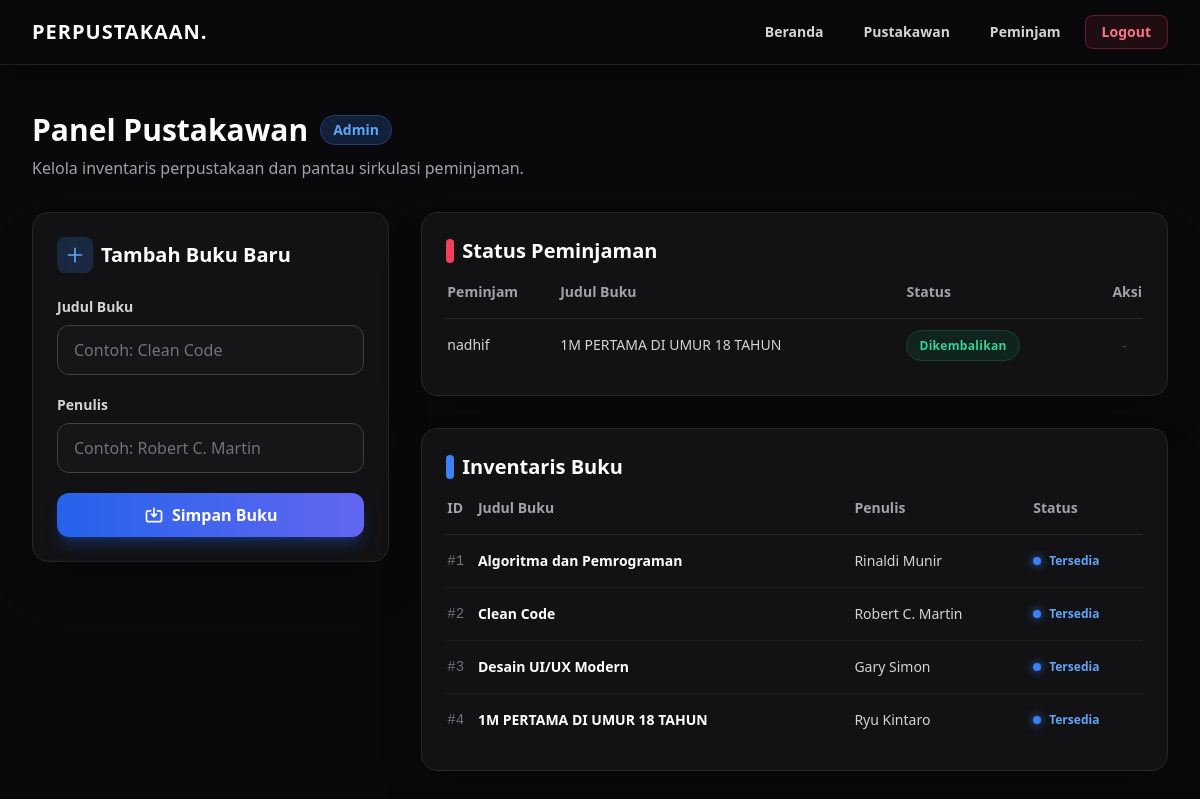
Screenshot of /pustakawan (signed in) with the database file from the repository.
### tables this page shows
CREATE TABLE borrowings
                   (
                       id
                       INTEGER
                       PRIMARY
                       KEY
                       AUTOINCREMENT,
                       book_id
                       INTEGER
                       NOT
                       NULL,
                       borrower_name
                       TEXT
                       NOT
                       NULL,
                       status
                       TEXT
                       NOT
                       NULL
                       DEFAULT
                       'Dipinjam',
                       FOREIGN
                       KEY
                   (
                       book_id
                   ) REFERENCES books
                   (
                       id
                   )
                       );

CREATE TABLE books
                   (
                       id
                       INTEGER
                       PRIMARY
                       KEY
                       AUTOINCREMENT,
                       title
                       TEXT
                       NOT
                       NULL,
                       author
                       TEXT
                       NOT
                       NULL,
                       is_available
                       BOOLEAN
                       NOT
                       NULL
                       DEFAULT
                       1
                   );

### app.py (the view, shortened to what this page needs)
@app.route('/pustakawan', methods=['GET', 'POST'])
def pustakawan():
    if not session.get('logged_in'):
        flash('Akses ditolak. Silakan login terlebih dahulu.', 'error')
        return redirect(url_for('login'))
    conn = get_db_connection()
    books = conn.execute('SELECT * FROM books').fetchall()
    borrowings = conn.execute('''
                              SELECT borrowings.id, borrowings.borrower_name, borrowings.status, books.title
                              FROM borrowings
                                       JOIN books ON borrowings.book_id = books.id
                              ''').fetchall()
    conn.close()
    return render_template('pustakawan.html', books=books, borrowings=borrowings)

### app.py (called while the page is built)
def get_db_connection():
    conn = sqlite3.connect('library.db')
    conn.row_factory = sqlite3.Row
    return conn

### Templates/pustakawan.html (shortened to what this page needs)
{% extends 'base.html' %}
{% block content %}
<div class="mb-8">
    <h1 class="text-3xl font-extrabold text-white mb-2 flex items-center gap-3">
        Panel Pustakawan
        <span class="bg-blue-500/20 text-blue-400 text-sm px-3 py-1 rounded-full border border-blue-500/30">Admin</span>
    </h1>
    <p class="text-zinc-400">Kelola inventaris perpustakaan dan pantau sirkulasi peminjaman.</p>
</div>
<div class="grid grid-cols-1 lg:grid-cols-3 gap-8">
    <div class="lg:col-span-1">
        <div class="glass hover-float rounded-2xl p-6 relative overflow-hidden group">
            <h2 class="text-xl font-bold text-white mb-6 flex items-center gap-2 relative z-10">
                <div class="p-2 bg-blue-500/20 rounded-lg text-blue-400">
                    <svg class="w-5 h-5" fill="none" stroke="currentColor" viewBox="0 0 24 24"><path stroke-linecap="round" stroke-linejoin="round" stroke-width="2" d="M12 4v16m8-8H4"></path></svg>
                </div>
                Tambah Buku Baru
            </h2>
            <form action="/pustakawan" method="POST" class="space-y-5 relative z-10">
                <div>
                    <label class="block text-sm font-semibold text-zinc-300 mb-2">Judul Buku</label>
                    <input type="text" name="title" required class="input-field" placeholder="Contoh: Clean Code">
                </div>
                <div>
                    <label class="block text-sm font-semibold text-zinc-300 mb-2">Penulis</label>
                    <input type="text" name="author" required class="input-field" placeholder="Contoh: Robert C. Martin">
                </div>
                <button type="submit" class="btn-primary w-full mt-4 flex justify-center items-center gap-2">
                    <svg class="w-5 h-5" fill="none" stroke="currentColor" viewBox="0 0 24 24"><path stroke-linecap="round" stroke-linejoin="round" stroke-width="2" d="M8 7H5a2 2 0 00-2 2v9a2 2 0 002 2h14a2 2 0 002-2V9a2 2 0 00-2-2h-3m-1 4l-3 3m0 0l-3-3m3 3V4"></path></svg>
                    Simpan Buku
                </button>
            </form>
        </div>
    </div>
    <div class="lg:col-span-2 space-y-8">
        <div class="glass rounded-2xl p-6 overflow-hidden">
            <h2 class="text-xl font-bold text-white mb-4 flex items-center gap-2">
                <span class="w-2 h-6 bg-rose-500 rounded-full"></span>
                Status Peminjaman
            </h2>
            <div class="overflow-x-auto">
                <table class="w-full text-left text-sm whitespace-nowrap">
                    <thead class="text-zinc-400 border-b border-zinc-800">
                        <tr>
                            <th class="pb-4 font-semibold">Peminjam</th>
                            <th class="pb-4 font-semibold">Judul Buku</th>
                            <th class="pb-4 font-semibold">Status</th>
                            <th class="pb-4 font-semibold text-right">Aksi</th>
                        </tr>
                    </thead>
                    <tbody class="divide-y divide-zinc-800/50 text-zinc-300">
                        {% for borrow in borrowings %}
                        <tr class="hover:bg-zinc-800/40 transition-colors group">
                            <td class="py-4 font-medium group-hover:text-white transition-colors">{{ borrow['borrower_name'] }}</td>
                            <td class="py-4">{{ borrow['title'] }}</td>
                            <td class="py-4">
                                {% if borrow['status'] == 'Dipinjam' %}
                                <span class="bg-rose-500/10 text-rose-400 text-xs px-3 py-1.5 rounded-full border border-rose-500/20 font-semibold tracking-wide">Dipinjam</span>
                                {% else %}
                                <span class="bg-emerald-500/10 text-emerald-400 text-xs px-3 py-1.5 rounded-full border border-emerald-500/20 font-semibold tracking-wide">Dikembalikan</span>
                                {% endif %}
                            </td>
                            <td class="py-4 text-right">
                                {% if borrow['status'] == 'Dipinjam' %}
                                {% for b in books if b.title == borrow.title %}
                                <a href="/return_book/{{ borrow['id'] }}/{{ b['id'] }}" class="text-xs font-bold text-white bg-zinc-700 hover:bg-emerald-500 hover:shadow-lg hover:shadow-emerald-500/30 px-4 py-2 rounded-xl transition-all duration-300 inline-block active:scale-95">Kembalikan</a>
                                {% endfor %}
                                {% else %}
                                <span class="text-zinc-600 text-xs font-medium px-4">-</span>
                                {% endif %}
                            </td>
                        </tr>
                        {% else %}
                        <tr>
                            <td colspan="4" class="py-8 text-center text-zinc-500 italic bg-zinc-900/20 rounded-lg mt-4">Belum ada riwayat peminjaman.</td>
                        </tr>
                        {% endfor %}
                    </tbody>
                </table>
            </div>
        </div>
        <div class="glass rounded-2xl p-6 overflow-hidden">
            <h2 class="text-xl font-bold text-white mb-4 flex items-center gap-2">
                <span class="w-2 h-6 bg-blue-500 rounded-full"></span>
                Inventaris Buku
            </h2>
            <div class="overflow-x-auto">
                <table class="w-full text-left text-sm whitespace-nowrap">
                    <thead class="text-zinc-400 border-b border-zinc-800">
                        <tr>
                            <th class="pb-4 font-semibold">ID</th>
                            <th class="pb-4 font-semibold">Judul Buku</th>
                            <th class="pb-4 font-semibold">Penulis</th>
                            <th class="pb-4 font-semibold">Status</th>
                        </tr>
                    </thead>
                    <tbody class="divide-y divide-zinc-800/50 text-zinc-300">
                        {% for book in books %}
                        <tr class="hover:bg-zinc-800/40 transition-colors group">
                            <td class="py-4 text-zinc-500 font-mono">#{{ book['id'] }}</td>
                            <td class="py-4 text-white font-semibold group-hover:text-blue-400 transition-colors">{{ book['title'] }}</td>
                            <td class="py-4">{{ book['author'] }}</td>
                            <td class="py-4">
                                {% if book['is_available'] %}
                                <span class="text-blue-400 text-xs font-semibold flex items-center gap-2">
                                    <span class="w-2 h-2 bg-blue-500 rounded-full shadow-[0_0_8px_rgba(59,130,246,0.8)]"></span>Tersedia
                                </span>
                                {% else %}
                                <span class="text-zinc-500 text-xs font-semibold flex items-center gap-2">
                                    <span class="w-2 h-2 bg-zinc-600 rounded-full"></span>Dipinjam
                                </span>
                                {% endif %}
                            </td>
                        </tr>
                        {% else %}
                        <tr>
                            <td colspan="4" class="py-8 text-center text-zinc-500 italic bg-zinc-900/20 rounded-lg mt-4">Belum ada buku di perpustakaan.</td>
                        </tr>
                        {% endfor %}
                    </tbody>
                </table>
            </div>
        </div>
    </div>
</div>
{% endblock %}

### Templates/base.html (shortened to what this page needs)
<!DOCTYPE html>
<html lang="id">
<head>
    <script src="https://cdn.tailwindcss.com"></script>
</head>
<body class="bg-zinc-950 text-zinc-300 min-h-screen font-sans antialiased selection:bg-blue-500/30 selection:text-white">
    <nav class="fixed w-full z-50 bg-zinc-950/80 backdrop-blur-md border-b border-zinc-800/80 shadow-[0_4px_30px_rgba(0,0,0,0.5)]">
        <div class="max-w-7xl mx-auto px-4 sm:px-6 lg:px-8">
            <div class="flex items-center justify-between h-16">
                <div class="flex-shrink-0 group cursor-pointer">
                    <a href="/" class="text-white font-extrabold text-xl tracking-wider group-hover:text-transparent group-hover:bg-clip-text group-hover:bg-gradient-to-r group-hover:from-blue-400 group-hover:to-indigo-400 transition-all duration-300">PERPUSTAKAAN.</a>
                </div>
                <div class="hidden md:block">
                    <div class="ml-10 flex items-baseline space-x-2">
                        <a href="/" class="hover:bg-zinc-800/50 hover:text-blue-400 px-4 py-2 rounded-lg text-sm font-semibold transition-all duration-300">Beranda</a>
                        <a href="/pustakawan" class="hover:bg-zinc-800/50 hover:text-blue-400 px-4 py-2 rounded-lg text-sm font-semibold transition-all duration-300">Pustakawan</a>
                        <a href="/peminjam" class="hover:bg-zinc-800/50 hover:text-blue-400 px-4 py-2 rounded-lg text-sm font-semibold transition-all duration-300">Peminjam</a>
                        {% if session.get('logged_in') %}
                        <a href="/logout" class="bg-rose-500/10 text-rose-400 border border-rose-500/30 hover:bg-rose-500 hover:text-white px-4 py-1.5 rounded-lg text-sm font-semibold transition-all duration-300 ml-4">Logout</a>
                        {% endif %}
                    </div>
                </div>
            </div>
        </div>
    </nav>
    <main class="pt-28 pb-12 px-4 sm:px-6 lg:px-8 max-w-7xl mx-auto min-h-screen flex flex-col">
        {% block content %}{% endblock %}
    </main>
</body>
</html>

### rows the page displays
borrowings: borrower_name "nadhif", title "1M PERTAMA DI UMUR 18 TAHUN", status "Dikembalikan"
books: id "1", title "Algoritma dan Pemrograman", author "Rinaldi Munir", is_available True (drawn)
books: id "2", title "Clean Code", author "Robert C. Martin", is_available True (drawn)
books: id "3", title "Desain UI/UX Modern", author "Gary Simon", is_available True (drawn)
books: id "4", title "1M PERTAMA DI UMUR 18 TAHUN", author "Ryu Kintaro", is_available True (drawn)
